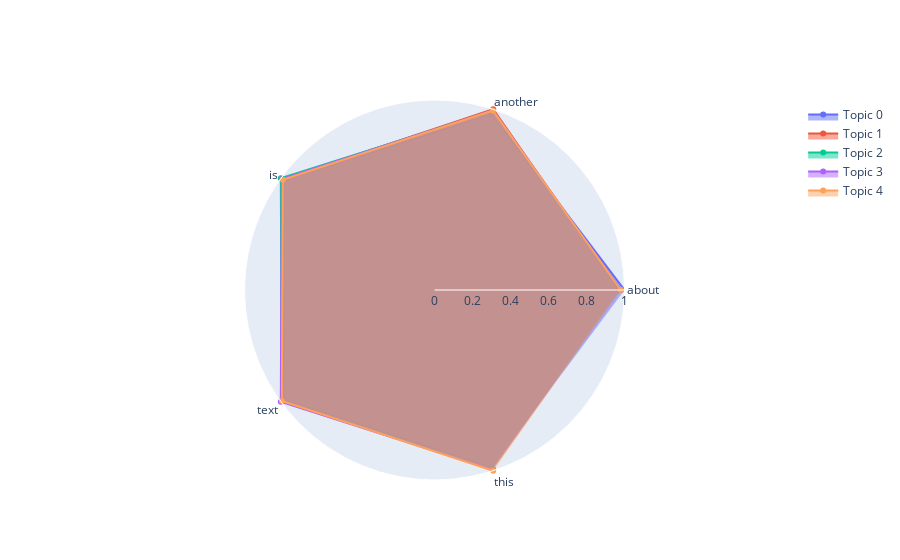

Notebook cell for this chart:
### Code cell
import plotly.graph_objs as go
from sklearn.metrics.pairwise import cosine_similarity
from sklearn.feature_extraction.text import CountVectorizer
from sklearn.decomposition import LatentDirichletAllocation
import plotly

# Prepare the data
text_data = ["This is a text about topic A", "This text is about topic B", "Another text about topic A", "Yet another text about topic B"]
vectorizer = CountVectorizer()
X = vectorizer.fit_transform(text_data)

# Fit the LDA model
lda = LatentDirichletAllocation(n_components=5, max_iter=5, learning_method='online', learning_offset=50.,random_state=0).fit(X)

# Get the topic-word matrix
topic_word = lda.components_

# Get the similarity matrix
similarity_matrix = cosine_similarity(topic_word)

# Create the radar chart
data = []
feature_names = vectorizer.get_feature_names_out()
for i in range(similarity_matrix.shape[0]):
    topic = similarity_matrix[i,:]
    data.append(go.Scatterpolar(
        r = topic,
        theta = feature_names,
        fill = 'toself',
        name = 'Topic {}'.format(i)
    ))
    
layout = go.Layout(
    polar = dict(
        radialaxis = dict(
            visible = True,
            range = [0, 1]
        )
    ),
    showlegend = True
)

fig = go.Figure(data=data, layout=layout)
plotly.offline.init_notebook_mode(connected=True)
plotly.offline.iplot(fig)

### Figure 1 — Plotly figure (JSON) as saved in the notebook; plotly's stock layout.template omitted (floating-point values rounded to 4 significant figures)
{"data": [{"fill": "toself", "name": "Topic 0", "r": [1.0, 0.9712, 0.9797, 0.9812, 0.9803], "theta": ["about", "another", "is", "text", "this", "topic", "yet"], "type": "scatterpolar"}, {"fill": "toself", "name": "Topic 1", "r": [0.9712, 1.0, 0.989, 0.9936, 0.9935], "theta": ["about", "another", "is", "text", "this", "topic", "yet"], "type": "scatterpolar"}, {"fill": "toself", "name": "Topic 2", "r": [0.9797, 0.989, 1, 0.9935, 0.9873], "theta": ["about", "another", "is", "text", "this", "topic", "yet"], "type": "scatterpolar"}, {"fill": "toself", "name": "Topic 3", "r": [0.9812, 0.9936, 0.9935, 1, 0.9931], "theta": ["about", "another", "is", "text", "this", "topic", "yet"], "type": "scatterpolar"}, {"fill": "toself", "name": "Topic 4", "r": [0.9803, 0.9935, 0.9873, 0.9931, 1], "theta": ["about", "another", "is", "text", "this", "topic", "yet"], "type": "scatterpolar"}], "layout": {"polar": {"radialaxis": {"range": [0, 1], "visible": true}}, "showlegend": true}}
